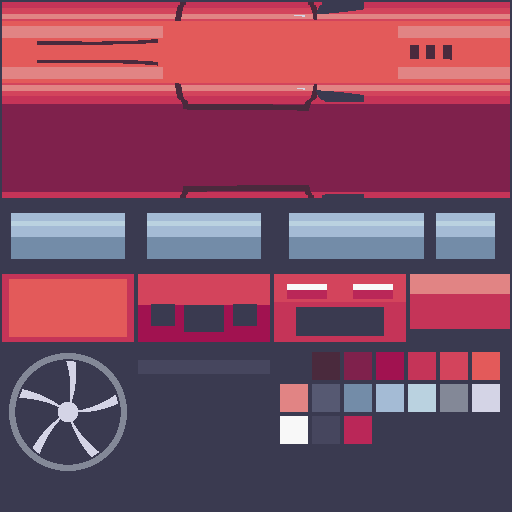
#> input picture art-source/vehicle-bake/b-authored-semantic/budget-low-v4/atlas.png, 512 x 512 px
$ python -i finish.py   (imports and definitions only)
#> lines starting #> are read from the running program, lines starting #| are printed output that depends on the picture; after the words box and inside, x2 and y2 are one past the last pixel; in counts of white or black regions, pixels touching at a corner belong together
"""Pixel reduction, alpha-only ink, exact GLB audit and review evidence.
No interior pixel edits: interior style is entirely in model.glb/atlas.png.
"""
import json, math, hashlib, shutil, struct, argparse, io
from pathlib import Path
from PIL import Image, ImageDraw, ImageFilter, ImageChops
import numpy as np

# [1 line that did not run here, left out]
def sha(p):return hashlib.sha256(p.read_bytes()).hexdigest()
# [91 lines left out: functions read_glb, accessor, local, transforms, positions, clip and 2 more, not called in this run]

def pixels(path):
#> called with path = '../atlas.png'
 raw=Image.open(path).convert('RGBA').resize((128,128),Image.Resampling.NEAREST)
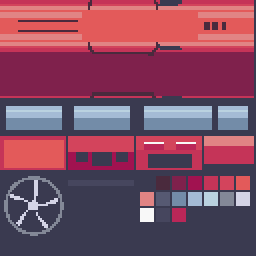
#> raw: PIL image 128x128 RGBA (shown 2 times larger); mean R, G, B, A 130.5, 74.3, 97.6, 255
 out=Image.new('RGBA',(128,128));out.paste(raw,(0,28))
#> after `out = Image.new('RGBA', (128, 128))`: out: PIL image 128x128 RGBA; every value is 0
#> after `out.paste(raw, (0, 28))`:
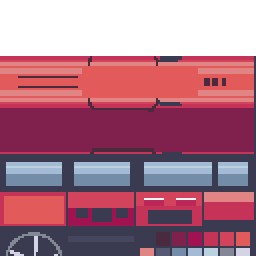
#> out: PIL image 128x128 RGBA (shown 2 times larger); mean R, G, B, A 115, 59.2, 77.7, 199.2; transparent parts drawn white
 # Threshold alpha only; no colour quantization, cleanup or interior repaint.
 a=out.getchannel('A').point(lambda v:255 if v>=128 else 0);out.putalpha(a)
#> after `a = out.getchannel('A').point(lambda v: 255 if v >= 128 else 0)`:
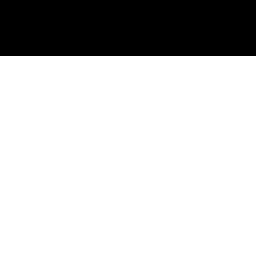
#> a: PIL image 128x128 L (shown 2 times larger); 78.1% white; 1 black region, box (x1, y1, x2, y2) and area: (0, 0, 128, 28) 3584
 edge=ImageChops.subtract(a,a.filter(ImageFilter.MinFilter(3)))
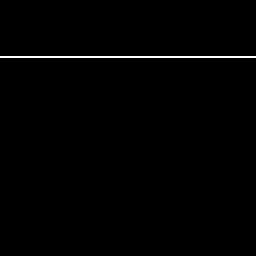
#> edge: PIL image 128x128 L (shown 2 times larger); 0.78% white in thin lines or dots, all inside (x1, y1, x2, y2) = (0, 28, 128, 29)
 out.paste((58,58,80,255),(0,0),edge)
 return out
# [76 lines left out: functions panel_bg, main, not called in this run]
# [1 line not run here, left out]

>>> result = pixels('../atlas.png')
